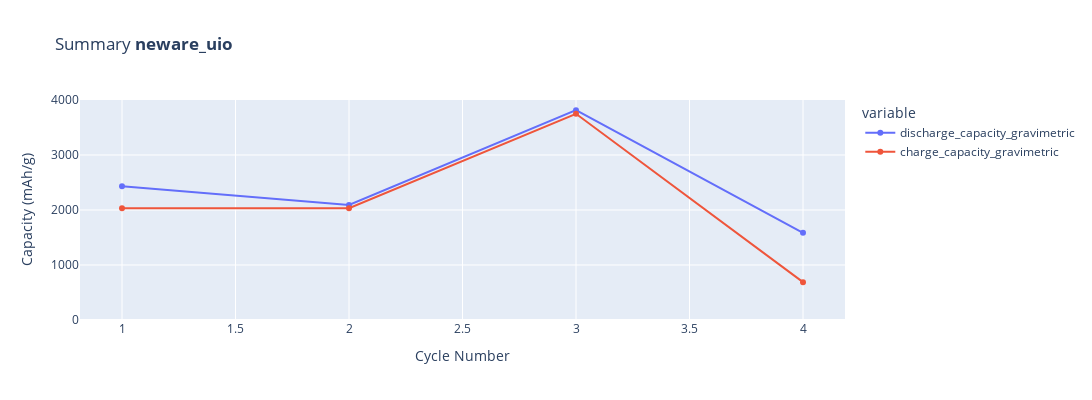

Here is the notebook cell this chart was saved with:
### Code cell
plotutils.summary_plot(c, y="capacities_gravimetric", width=1200, height=400, y_range=[0, 4000])

### Figure 1 — Plotly figure (JSON) as saved in the notebook; plotly's stock layout.template omitted (floating-point values rounded to 4 significant figures)
{"data": [{"hovertemplate": "variable=discharge_capacity_gravimetric<br>Cycle Number=%{x}<br>Capacity (mAh/g)=%{y}<extra></extra>", "legendgroup": "discharge_capacity_gravimetric", "line": {"color": "#636efa", "dash": "solid"}, "marker": {"symbol": "circle"}, "mode": "lines+markers", "name": "discharge_capacity_gravimetric", "orientation": "h", "showlegend": true, "type": "scatter", "x": [1, 2, 3, 4], "xaxis": "x", "y": [2434.0, 2090.0, 3815.0, 1586.0], "yaxis": "y"}, {"hovertemplate": "variable=charge_capacity_gravimetric<br>Cycle Number=%{x}<br>Capacity (mAh/g)=%{y}<extra></extra>", "legendgroup": "charge_capacity_gravimetric", "line": {"color": "#EF553B", "dash": "solid"}, "marker": {"symbol": "circle"}, "mode": "lines+markers", "name": "charge_capacity_gravimetric", "orientation": "h", "showlegend": true, "type": "scatter", "x": [1, 2, 3, 4], "xaxis": "x", "y": [2033.0, 2032.0, 3749.0, 688.0], "yaxis": "y"}], "layout": {"height": 400, "legend": {"title": {"text": "variable"}, "tracegroupgap": 0}, "title": {"text": "Summary <b>neware_uio</b>"}, "width": 1200, "xaxis": {"anchor": "y", "domain": [0, 1], "title": {"text": "Cycle Number"}}, "yaxis": {"anchor": "x", "domain": [0, 1], "range": [0, 4000], "title": {"text": "Capacity (mAh/g)"}}}}
